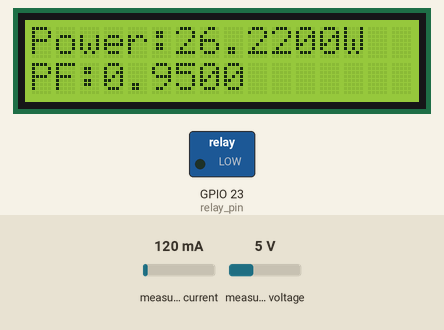
Simulated run of this sketch. Board: ESP32. On the bench: 16×2 character LCD, switched loads named in the sketch (green lamp = pin HIGH). Inputs (shaded band) come from the test bench; at power-on: measured current 120 mA, measured voltage 5 V. WiFi joins after 1.5 s; servers stay silent unless stated; what the sketch prints to the serial monitor is not drawn.

Above: at 6.0 s.
6.1 s: measured current set to 40 mA
At 7.7 s:
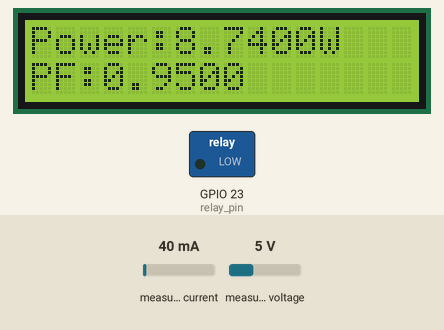
8.0 s: measured voltage set to 0.3 V
At 8.8 s:
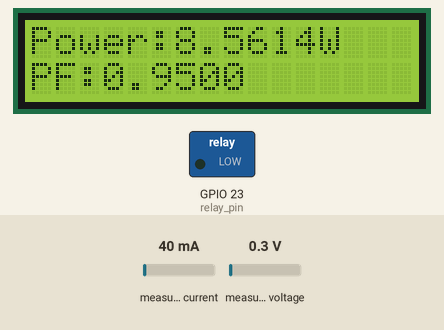
9.5 s: measured current set to 500 mA
At 10.0 s:
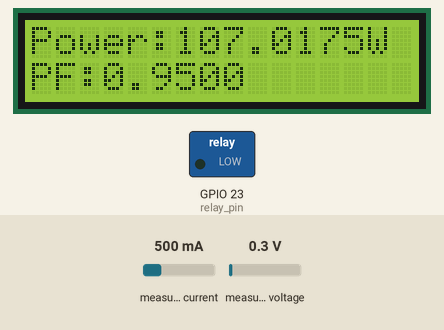
11.0 s: measured voltage set to 3.8 V
At 12.2 s:
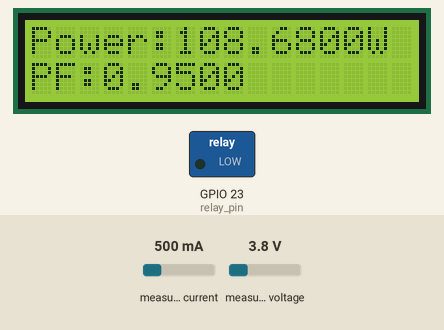
12.5 s: measured current set to 1000 mA
At 13.5 s:
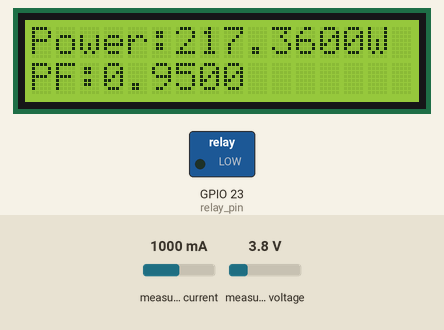
14.0 s: measured voltage set to 7.5 V
At 14.6 s:
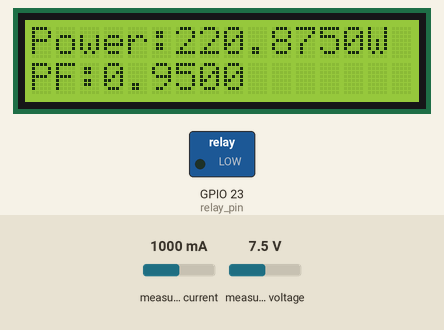
Timing chart, 0 to 16.5 s (numbered marks = the images above; inputs shaded):
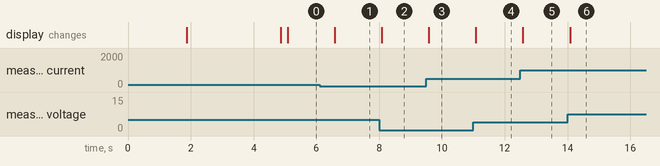

The sketch:

iotsmartenergymeter.ino
```cpp
#define BLYNK_TEMPLATE_ID "TMPL31i1Ihm-1"
#define BLYNK_TEMPLATE_NAME "IoT Based Smart Energy Meter"
#define BLYNK_PRINT Serial

#include <LiquidCrystal.h>
#include "EmonLib.h"
#include <WiFi.h>
#include <WiFiClient.h>
#include <BlynkSimpleEsp32.h>

LiquidCrystal lcd(13, 12, 14, 27, 26, 25); //IF WE WANT TO
EnergyMonitor emon;

#define vCalibration 60
#define currCalibration 4.6875

BlynkTimer timer;

char auth[] = "pJDsC33b7e14FW6ujmQ716Tyc_DMEUX-";
char ssid[] = "iQOO Z6";
char pass[] = "dhruvuniverse";

float kWh = 0;
unsigned long lastmillis = millis();

// Define the relay pin
const int relay_pin = 23;
int relay_state = 0;
#define button_vpin V4

BLYNK_CONNECTED() {
  Blynk.syncVirtual(button_vpin);
}

BLYNK_WRITE(button_vpin) {
  relay_state = param.asInt();
  digitalWrite(relay_pin, relay_state); // Control the relay
}

void myTimerEvent() {
  emon.calcVI(20, 2000);
  kWh += emon.realPower * (millis() - lastmillis) / 3600000000.0;
  yield();

  // IF NOTHING IS CONNECTED EVERYTHING IS ZERO
  if (emon.Vrms < 200) {
    emon.Vrms = 0;
    emon.Irms = 0;
    emon.realPower = 0;
    emon.powerFactor = 0;
  }

  // Print values to Serial Monitor
  Serial.print("Vrms: ");
  Serial.print(emon.Vrms, 2);
  Serial.print("V\tIrms: ");
  Serial.print(emon.Irms, 4);
  Serial.print("A\tPower: ");
  Serial.print(emon.realPower, 4);
  Serial.print("W\tkWh: ");
  Serial.print(kWh, 5);
  Serial.print("kWh\tPower Factor: ");
  Serial.print(emon.powerFactor, 4);
  Serial.println(" PF");

  // Update LCD
  lcd.clear();
  lcd.setCursor(0, 0);
  lcd.print("Vrms:");
  lcd.print(emon.Vrms, 2);
  lcd.print("V");
  lcd.setCursor(0, 1);
  lcd.print("Irms:");
  lcd.print(emon.Irms, 4);
  lcd.print("A");
 //delay(2500);

  lcd.clear();
  lcd.setCursor(0, 0);
  lcd.print("Power:");
  lcd.print(emon.realPower, 4);
  lcd.print("W");
  lcd.setCursor(0, 1);
  lcd.print("PF:");
  lcd.print(emon.powerFactor, 4);
  //delay(2500);

  lastmillis = millis();

  // Send data to Blynk
  Blynk.virtualWrite(V0, emon.Vrms);
  Blynk.virtualWrite(V1, emon.Irms);
  Blynk.virtualWrite(V2, emon.realPower);
  Blynk.virtualWrite(V3, emon.powerFactor);
}

void setup() {
  Serial.begin(115200);
  Blynk.begin(auth, ssid, pass);
  lcd.begin(16, 2);

  // Initialize the relay pin
  pinMode(relay_pin, OUTPUT);
  digitalWrite(relay_pin, LOW);

  // Initialize the energy monitor
  emon.voltage(35, vCalibration, 1.7); // Voltage: input pin, calibration, phase_shift
  emon.current(34, currCalibration); // Current: input pin, calibration.

  timer.setInterval(500L, myTimerEvent);
  lcd.setCursor(3, 0);
  lcd.print("IoT Energy");
  lcd.setCursor(5, 1);
  lcd.print("Meter");
  delay(3000);
  lcd.clear();
}

void loop() {
  Blynk.run();
  timer.run();
}
```

Measured:
- after the input at 6.1 s, the display: changes after 0.48 s (image 1)
- after the input at 8.0 s, the display: changes after 0.08 s (image 2)
- after the input at 9.5 s, the display: changes after 0.08 s (image 3)
- after the input at 11.0 s, the display: changes after 0.08 s (image 4)
- after the input at 12.5 s, the display: changes after 0.08 s (image 5)
- after the input at 14.0 s, the display: changes after 0.08 s (image 6)
